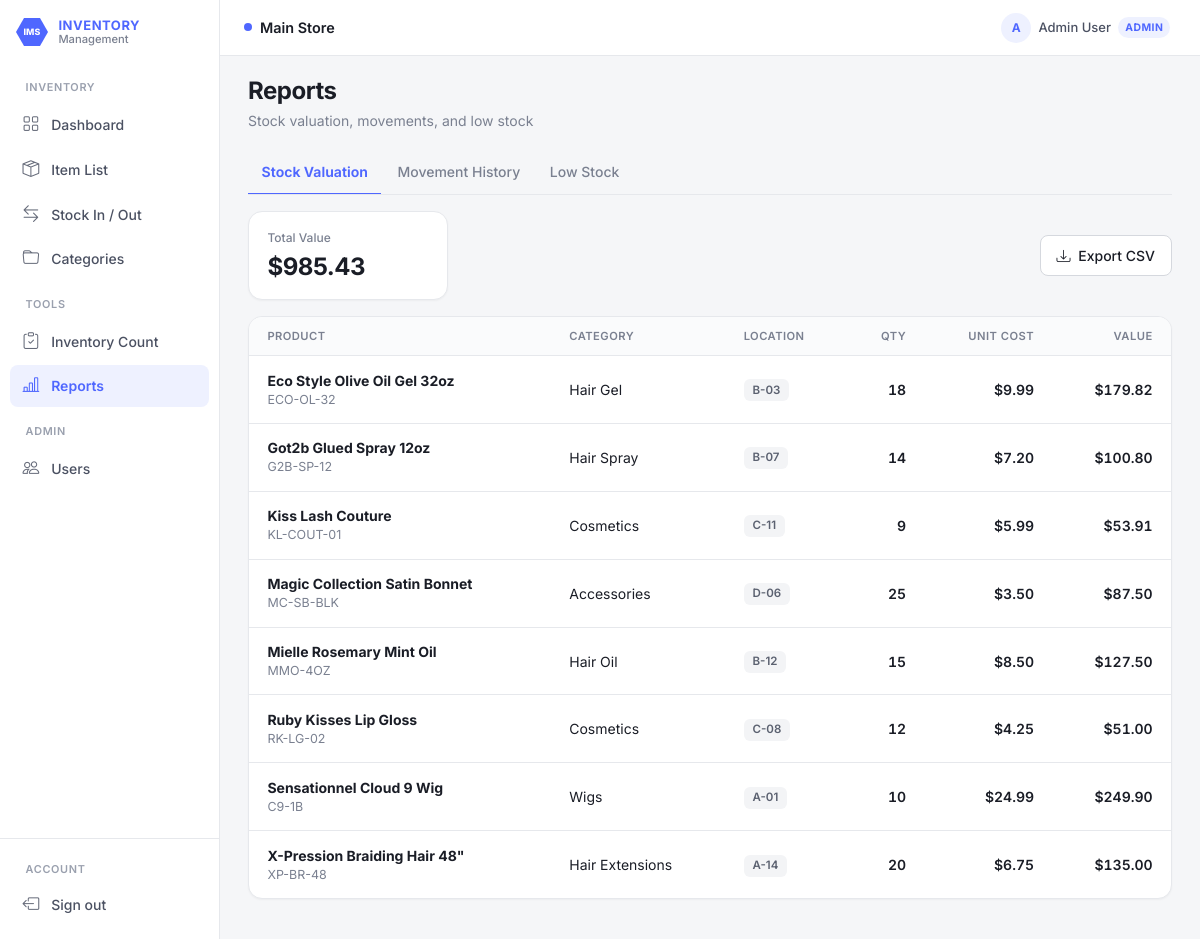
/reports.php (signed in), run on the app's committed database.
### tables this page shows
CREATE TABLE stores (
  store_id        INT AUTO_INCREMENT PRIMARY KEY,
  store_name      VARCHAR(255) NOT NULL,
  business_type   VARCHAR(100) NULL,
  address         VARCHAR(500) NULL,
  phone           VARCHAR(50) NULL,
  contact_email   VARCHAR(150) NULL,
  slug            VARCHAR(100) NOT NULL UNIQUE,
  is_active       TINYINT(1) NOT NULL DEFAULT 1,
  created_at      TIMESTAMP DEFAULT CURRENT_TIMESTAMP
);

CREATE TABLE users (
  user_id         INT AUTO_INCREMENT PRIMARY KEY,
  name            VARCHAR(100) NOT NULL,
  email           VARCHAR(150) UNIQUE NOT NULL,
  password_hash   VARCHAR(255) NULL,
  google_id       VARCHAR(255) UNIQUE NULL,
  role            VARCHAR(20) DEFAULT 'staff',  
  is_active       TINYINT(1) NOT NULL DEFAULT 1,
  created_at      TIMESTAMP DEFAULT CURRENT_TIMESTAMP
);

CREATE TABLE products (
  product_id      INT AUTO_INCREMENT PRIMARY KEY,
  store_id        INT NOT NULL,
  sku             VARCHAR(100) NULL,
  barcode         VARCHAR(100) NULL,
  rfid_tag        VARCHAR(128) NULL,
  product_name    VARCHAR(255) NOT NULL,
  category_id     INT,
  location_tag    VARCHAR(20),
  system_qty      INT NOT NULL DEFAULT 0,
  reorder_level   INT DEFAULT 5,
  unit_cost       DECIMAL(10,2) NOT NULL DEFAULT 0,
  unit_price      DECIMAL(10,2) NOT NULL DEFAULT 0,
  image_url       TEXT,
  is_active       TINYINT(1) DEFAULT 1,
  created_at      TIMESTAMP DEFAULT CURRENT_TIMESTAMP,
  updated_at      TIMESTAMP DEFAULT CURRENT_TIMESTAMP ON UPDATE CURRENT_TIMESTAMP,
  UNIQUE KEY products_store_sku_unique (store_id, sku),
  UNIQUE KEY products_store_barcode_unique (store_id, barcode),
  UNIQUE KEY products_store_rfid_unique (store_id, rfid_tag),
  FOREIGN KEY (store_id) REFERENCES stores(store_id) ON DELETE CASCADE,
  FOREIGN KEY (category_id) REFERENCES categories(category_id)
);

CREATE TABLE categories (
  category_id     INT AUTO_INCREMENT PRIMARY KEY,
  store_id        INT NOT NULL,
  category_name   VARCHAR(100) NOT NULL,
  UNIQUE KEY categories_store_name_unique (store_id, category_name),
  FOREIGN KEY (store_id) REFERENCES stores(store_id) ON DELETE CASCADE
);

### reports.php (the view, shortened to what the rows shown need)
<?php
require_once __DIR__ . '/includes/auth.php';
require_login();
$pdo = db();
$storeId = store_id_param();
$tab = $_GET['tab'] ?? 'valuation';
$valPage = $pdo->prepare(
    "SELECT p.*, c.category_name, (p.system_qty * p.unit_cost) AS stock_value
     FROM products p
     LEFT JOIN categories c ON c.category_id = p.category_id
     WHERE p.is_active = 1 AND p.store_id = ?
     ORDER BY p.product_name"
);
$valPage->execute([$storeId]);
$valuation = $valPage->fetchAll();
$pageTitle = 'Reports';
require __DIR__ . '/includes/header.php';
?>
<?php if ($tab === 'valuation'): ?>
  <div class="table-panel">
    <div class="table-responsive">
      <table class="table-clean">
        <thead>
          <tr>
            <th>Product</th>
            <th>Category</th>
            <th>Location</th>
            <th class="num">Qty</th>
            <th class="num">Unit Cost</th>
            <th class="num">Value</th>
          </tr>
        </thead>
        <tbody>
          <?php if (!$valuation): ?>
            <tr><td colspan="6" class="empty-state">No products.</td></tr>
          <?php else: foreach ($valuation as $r): ?>
            <tr>
              <td>
                <strong><?= htmlspecialchars($r['product_name']) ?></strong>
                <div class="text-muted-sm"><?= htmlspecialchars($r['sku']) ?></div>
              </td>
              <td><?= htmlspecialchars($r['category_name'] ?? '—') ?></td>
              <td><span class="loc-pill"><?= htmlspecialchars($r['location_tag'] ?? '—') ?></span></td>
              <td class="num"><?= (int) $r['system_qty'] ?></td>
              <td class="num">$<?= number_format((float) $r['unit_cost'], 2) ?></td>
              <td class="num">$<?= number_format((float) $r['stock_value'], 2) ?></td>
            </tr>
          <?php endforeach; endif; ?>
        </tbody>
      </table>
    </div>
  </div>
<?php endif; ?>
<?php require __DIR__ . '/includes/footer.php'; ?>

### includes/header.php (shortened to what the rows shown need)
<?php
$user = current_user();
$store = current_store();
$platformMode = !empty($platformMode);
$storeDisplayName = $platformMode
    ? 'Platform Admin'
    : ($store['store_name'] ?? ($_SESSION['store_name'] ?? 'My Store'));
$pageTitle = $pageTitle ?? 'Inventory';
$hidePageHeader = !empty($hidePageHeader);
$isAdmin = is_admin();
$isSuper = is_super_admin();
$roleLabel = $isSuper ? 'Super Admin' : ($isAdmin ? 'Admin' : 'Staff');
?>
<!DOCTYPE html>
<html lang="en">
<head>
  <link href="https://cdn.jsdelivr.net/npm/bootstrap@5.3.3/dist/css/bootstrap.min.css" rel="stylesheet">
  <link href="https://cdn.jsdelivr.net/npm/bootstrap-icons@1.11.3/font/bootstrap-icons.min.css" rel="stylesheet">
  <link href="<?= htmlspecialchars(app_url('assets/css/app.css')) ?>" rel="stylesheet">
</head>
<body>
<div class="app-shell">
  <div class="main-wrap">
    <header class="topbar">
      <div class="topbar-team">
        <span class="team-dot"></span>
        <span><?= htmlspecialchars($storeDisplayName) ?></span>
      </div>
      <div class="topbar-actions">
        <div class="dropdown">
          <button type="button" class="user-chip user-chip-btn" data-bs-toggle="dropdown" aria-expanded="false">
            <span class="user-avatar"><?= strtoupper(substr($user['name'] ?? 'U', 0, 1)) ?></span>
            <span class="d-none d-md-inline"><?= htmlspecialchars($user['name'] ?? '') ?></span>
            <span class="role-pill"><?= htmlspecialchars($roleLabel) ?></span>
          </button>
        </div>
      </div>
    </header>
    <main class="main-content">
      <?php if (!$hidePageHeader): ?>
      <div class="page-header">
        <div>
          <h1 class="page-title"><?= htmlspecialchars($pageTitle) ?></h1>
        </div>
      </div>
      <?php endif; ?>

### data on the page
stores: store_name "Main Store"
users: name "A", name "Admin User", role "ADMIN"
products: product_name "Eco Style Olive Oil Gel 32oz", sku "ECO-OL-32", category.category_name "Hair Gel", location_tag "B-03", system_qty "18", unit_cost "9.99", stock_value "179.82"
products: product_name "Got2b Glued Spray 12oz", sku "G2B-SP-12", category.category_name "Hair Spray", location_tag "B-07", system_qty "14", unit_cost "7.20", stock_value "100.80"
products: product_name "Kiss Lash Couture", sku "KL-COUT-01", category.category_name "Cosmetics", location_tag "C-11", system_qty "9", unit_cost "5.99", stock_value "53.91"
products: product_name "Magic Collection Satin Bonnet", sku "MC-SB-BLK", category.category_name "Accessories", location_tag "D-06", system_qty "25", unit_cost "3.50", stock_value "87.50"
products: product_name "Mielle Rosemary Mint Oil", sku "MMO-4OZ", category.category_name "Hair Oil", location_tag "B-12", system_qty "15", unit_cost "8.50", stock_value "127.50"
products: product_name "Ruby Kisses Lip Gloss", sku "RK-LG-02", category.category_name "Cosmetics", location_tag "C-08", system_qty "12", unit_cost "4.25", stock_value "51.00"
products: product_name "Sensationnel Cloud 9 Wig", sku "C9-1B", category.category_name "Wigs", location_tag "A-01", system_qty "10", unit_cost "24.99", stock_value "249.90"
products: product_name "X-Pression Braiding Hair 48\"", sku "XP-BR-48", category.category_name "Hair Extensions", location_tag "A-14", system_qty "20", unit_cost "6.75", stock_value "135.00"

### other printed values
$group['label'] "INVENTORY"
$item['label'] "Dashboard"
$item['label'] "Item List"
$item['label'] "Stock In / Out"
$item['label'] "Categories"
$group['label'] "TOOLS"
$item['label'] "Inventory Count"
$item['label'] "Reports"
$group['label'] "ADMIN"
$item['label'] "Users"
$pageTitle "Reports"
$pageSubtitle "Stock valuation, movements, and low stock"
$totalValue "985.43"
